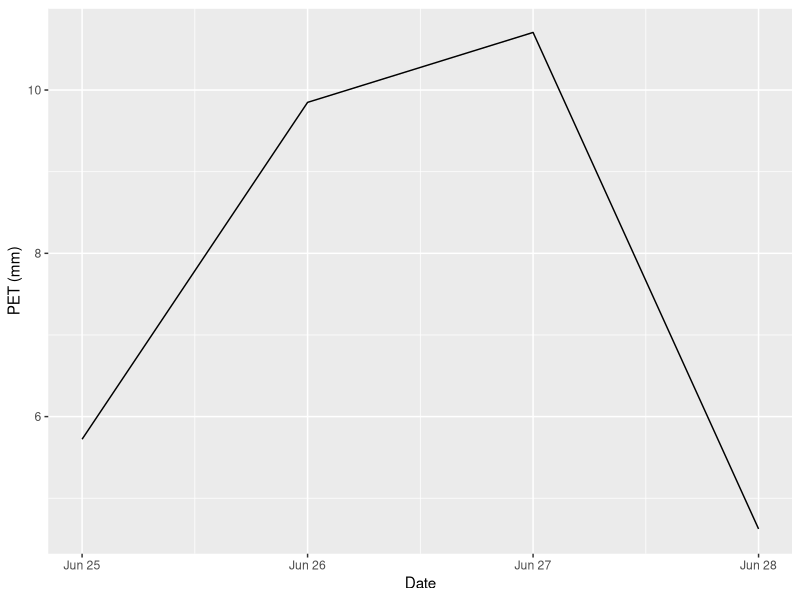
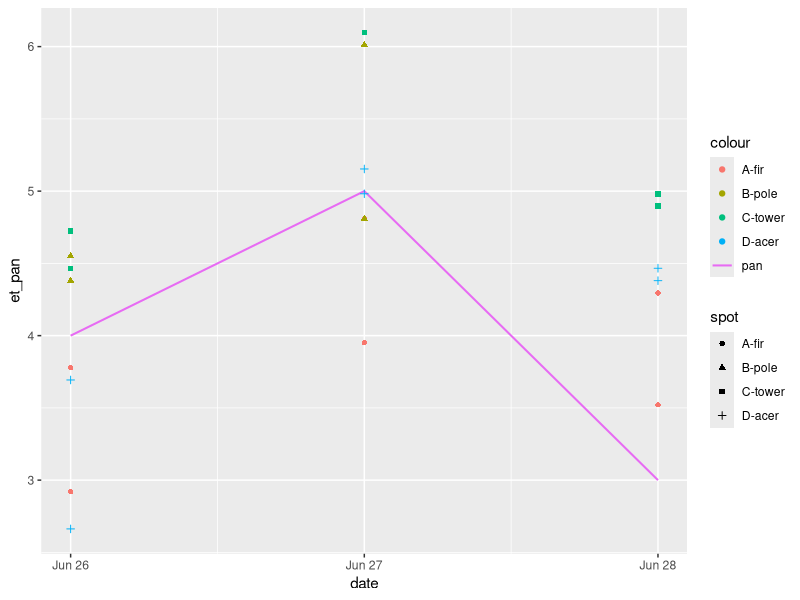
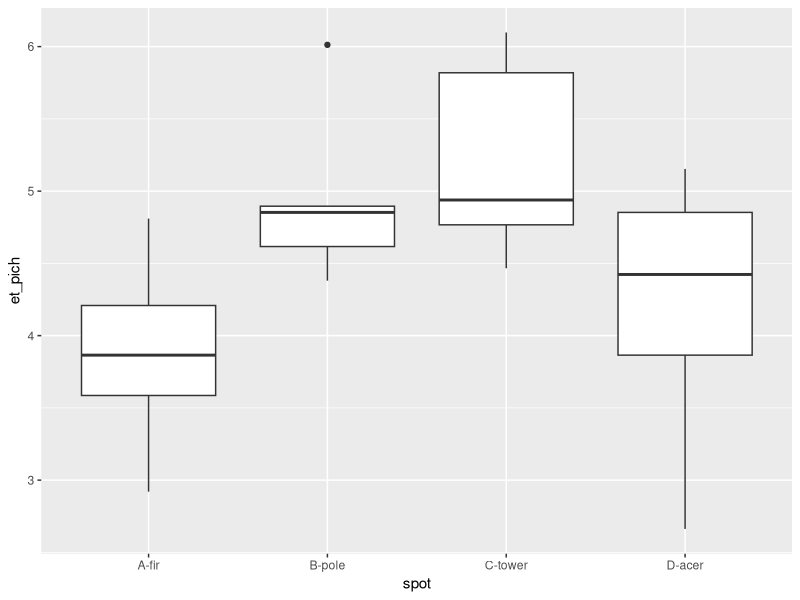
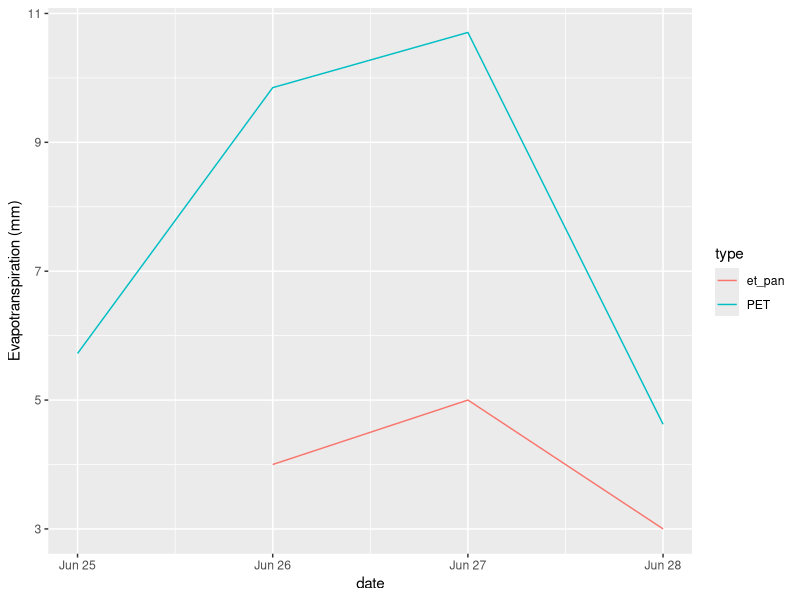

Reproduce these figures in R, in order.
## ---- chunk 1
library(tidyverse)
library(lubridate)
et <- read_csv("../Data_lectures/09_Turbulent_fluxes_I_ET/ET_data_forst_botanical_garden.csv" , locale = locale(decimal_mark = ",")) %>% 
  rename(loc_id = replicates)
meteo <- read_csv("../Data_lectures/09_Turbulent_fluxes_I_ET/MeteoData_BotanicalGarden.csv")
## ---- chunk 2
et
## ---- chunk 3
meteo
## ---- chunk 4
#' Potential evapotranspiration using Priestley-Taylor equation
calc_pet <- function(T_air, Rn, G){
  g <- 0.067 # kPa K -1
  s <- ( 4098 * (0.6108 * exp((17.27 * T_air ) / (T_air +237.3) ) ) ) / ( T_air + 237.3 )^2
  pet <- 1.26 * s * (Rn - G)/ (s + g)
}

## ---- chunk 5
#adding R_n and G to the 
(meteo_d <- meteo %>% 
  group_by(Date = floor_date(Date, "day")) %>% 
  # Need to convert from W (J/s) to MJ/d, using a factor 0.0864
  summarise(R_n_d = mean(`NetRadiation_Wm-2`) * 0.0864, G_d = mean(`GroundHeatflux_Wm-2`) * 0.0864, T_air = mean(TA_degC)) %>% 
  mutate(
    PET = calc_pet(T_air, R_n_d, G_d)
  ))
## ---- chunk 6
ggplot(meteo_d, aes(Date, PET)) +
  geom_line() +
  labs(y="PET (mm)")
## ---- chunk 7
pich_d <- 3 #cm
pich_inn_d <- 0.9 # cm
# calc area exposed to air:
#2 times the area of the pare dish (two sides) - the area of glass
pich_dish_area <- 2 * (pi / 4 * pich_d ^ 2) - (pi / 4 * pich_inn_d ^ 2) # cm^2
pich_int_area <- (pi/4 * pich_inn_d ^2 ) # cm^2
## ---- chunk 8
et <- et %>% 
  group_by(loc_id) %>% 
  mutate(
    # here the scale is the opposite, the lower the number the more the water
    diff_pich = pich_height_cm - lag(pich_height_cm),
    et_pan = lag(pan_height_mm) - pan_height_mm,
    # need to convert to right unit
    et_pich = diff_pich * pich_dish_area * pich_int_area / 10
  )
## ---- chunk 9
et %>% 
  drop_na() %>% #removing first empty day
ggplot(aes(date)) +
  geom_line(aes(y=et_pan, col="pan"), size=.7) +
  geom_point(aes(y = et_pich, col=spot, shape=spot))
  
## ---- chunk 10
ggplot(et, aes(spot, et_pich)) +
  geom_boxplot()
## ---- chunk 11
et %>% 
  left_join(meteo_d, by = c("date"= "Date")) %>% 
  gather("type", "et", et_pan, PET) %>% 
  ggplot(aes(date, et, col=type)) +
  geom_line() +
  labs(y= "Evapotranspiration (mm)")
## ---- chunk 12
et
